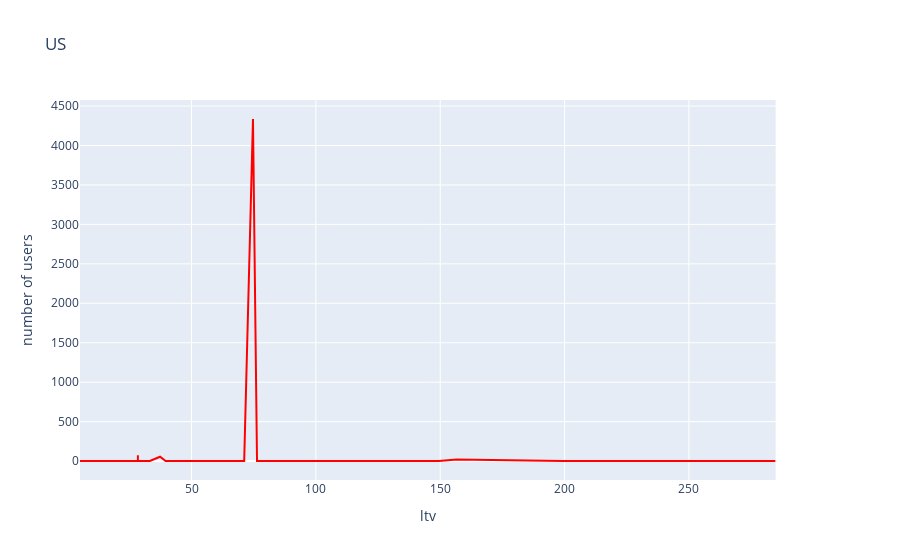
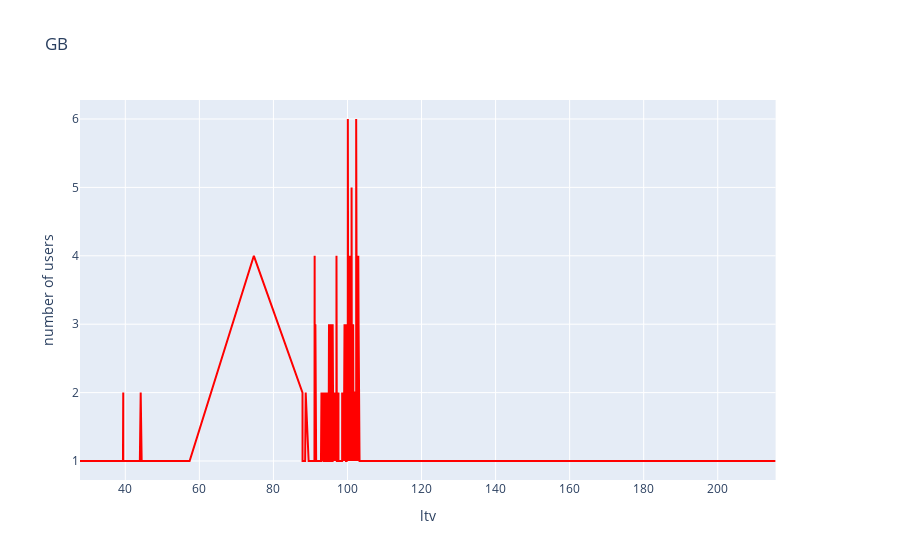
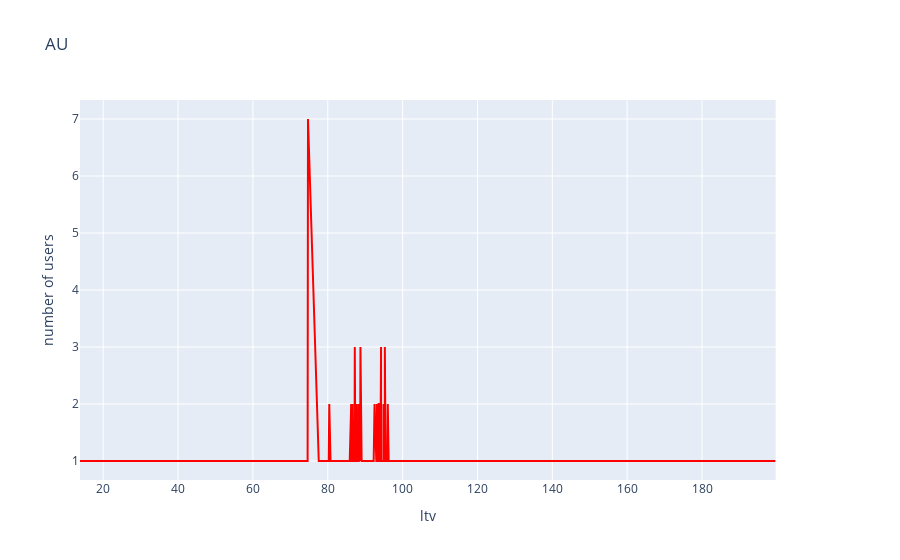
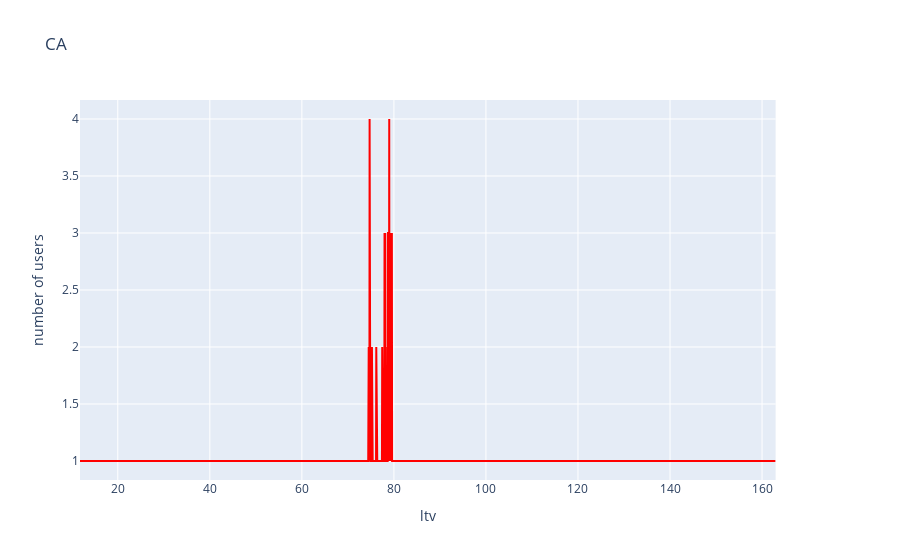

Notebook cell for these charts, in order:
### Markdown cell above
##### For the calculation I take the first 4 countries, since we have very little data for the rest of the countries.

### Code cell
country_by_top_4 = country_by_top[:4]
top_chart_vis(df, 'ip_country', country_by_top_4)

### Figure 1 — Plotly figure (JSON) as saved in the notebook; plotly's stock layout.template omitted (floating-point values rounded to 4 significant figures)
{"data": [{"marker": {"color": "red"}, "type": "scatter", "x": [5.172, 18.97, 21.34, 24.91, 26.77, 27.09, 27.93, 28.45, 28.45, 28.45, 28.45, 28.45, 28.45, 28.45, 28.45, 28.45, 28.45, 28.45, 30.86, 33.29, 37.36, 39.6, 41.94, 43.53, 46.76, 51.76, 55.66, 56.94, 70.88, 71.18, 74.72, 76.34, 79.44, 79.73, 79.9, 79.97, 80.68, 81.59, 82.1, 84.2, 94.0, 95.36, 96.88, 97.76, 104.4, 113.9, 124.6, 139.2, 142.4, 149.4, 156.6, 199.4, 284.8], "xaxis": "x", "y": [1, 1, 1, 1, 2, 1, 1, 4, 19, 24, 74, 24, 3, 8, 3, 3, 2, 1, 1, 1, 55, 1, 1, 1, 1, 2, 1, 1, 1, 1, 4336, 1, 1, 2, 1, 1, 1, 1, 1, 1, 1, 1, 1, 1, 2, 3, 1, 1, 2, 1, 20, 2, 1], "yaxis": "y"}], "layout": {"title": {"text": "US"}, "xaxis": {"anchor": "y", "domain": [0, 0.94], "title": {"text": "ltv"}}, "yaxis": {"anchor": "x", "domain": [0, 1], "title": {"text": "number of users"}}, "yaxis2": {"anchor": "x", "overlaying": "y", "side": "right"}}}

### Figure 2 — Plotly figure (JSON) as saved in the notebook; plotly's stock layout.template omitted (floating-point values rounded to 4 significant figures; data arrays with more than 128 entries replaced by an {"elided": "..."} marker saying what was removed)
{"data": [{"marker": {"color": "red"}, "type": "scatter", "x": {"elided": "293 float values"}, "xaxis": "x", "y": {"elided": "293 int values"}, "yaxis": "y"}], "layout": {"title": {"text": "GB"}, "xaxis": {"anchor": "y", "domain": [0, 0.94], "title": {"text": "ltv"}}, "yaxis": {"anchor": "x", "domain": [0, 1], "title": {"text": "number of users"}}, "yaxis2": {"anchor": "x", "overlaying": "y", "side": "right"}}}

### Figure 3 — Plotly figure (JSON) as saved in the notebook; plotly's stock layout.template omitted (floating-point values rounded to 4 significant figures; data arrays with more than 128 entries replaced by an {"elided": "..."} marker saying what was removed)
{"data": [{"marker": {"color": "red"}, "type": "scatter", "x": {"elided": "147 float values"}, "xaxis": "x", "y": {"elided": "147 int values"}, "yaxis": "y"}], "layout": {"title": {"text": "AU"}, "xaxis": {"anchor": "y", "domain": [0, 0.94], "title": {"text": "ltv"}}, "yaxis": {"anchor": "x", "domain": [0, 1], "title": {"text": "number of users"}}, "yaxis2": {"anchor": "x", "overlaying": "y", "side": "right"}}}

### Figure 4 — Plotly figure (JSON) as saved in the notebook; plotly's stock layout.template omitted (floating-point values rounded to 4 significant figures; data arrays with more than 128 entries replaced by an {"elided": "..."} marker saying what was removed)
{"data": [{"marker": {"color": "red"}, "type": "scatter", "x": {"elided": "143 float values"}, "xaxis": "x", "y": {"elided": "143 int values"}, "yaxis": "y"}], "layout": {"title": {"text": "CA"}, "xaxis": {"anchor": "y", "domain": [0, 0.94], "title": {"text": "ltv"}}, "yaxis": {"anchor": "x", "domain": [0, 1], "title": {"text": "number of users"}}, "yaxis2": {"anchor": "x", "overlaying": "y", "side": "right"}}}
